Frame 1 (no input): blank canvas, image omitted
Frame 60 (no input): blank canvas, image omitted
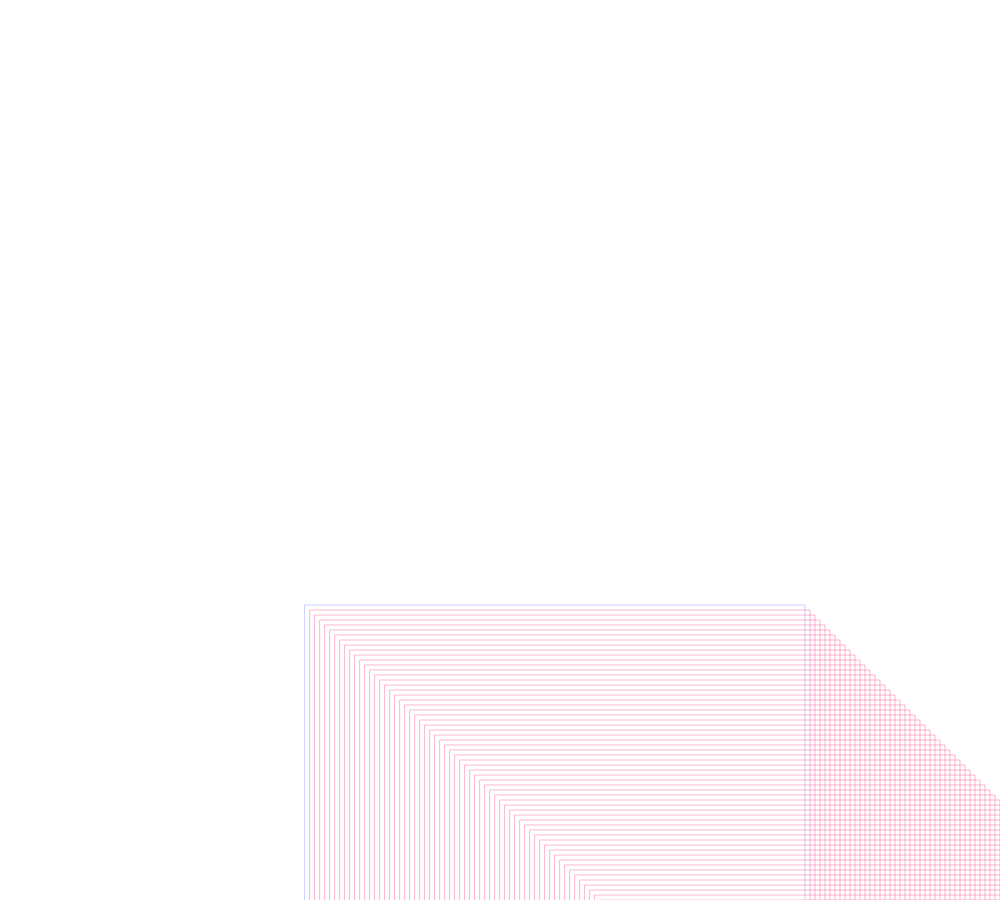
Frame 120 (the mouse pressed at the canvas centre since frame 60)

The p5.js sketch whose frames 1 and 60 were blank and that drew this single picture after the mouse press (run headless with seeded random() and noise() and a simulated clock; from frame 60 on, the mouse is pressed at the canvas centre):

// p5.js sketch
// ── sketch.js
var widthX;
var heightY;
var speed = 5;
var circleX = 0;
var circleY = 300;
var col = {
    r: 0,
    g: 0,
    b: 0,
    a: 0
}
function setup() {
    createCanvas(1000, 900);
}

function draw() {  
    circleX = circleX + speed;
    circleY = circleY + speed;
    rect(circleX, circleY, mouseX, mouseY);
    noFill();
    stroke(75, 100, 255, 75);
     if (circleX < 0 || circleX > width) {
        speed = -5;
    }
    if (circleY < 0 || circleY > height) {
        speed = -1;
    }
    if(mouseX < 750 && mouseX > 250) {
        stroke(255, 0, 100, 75);
    }
}
